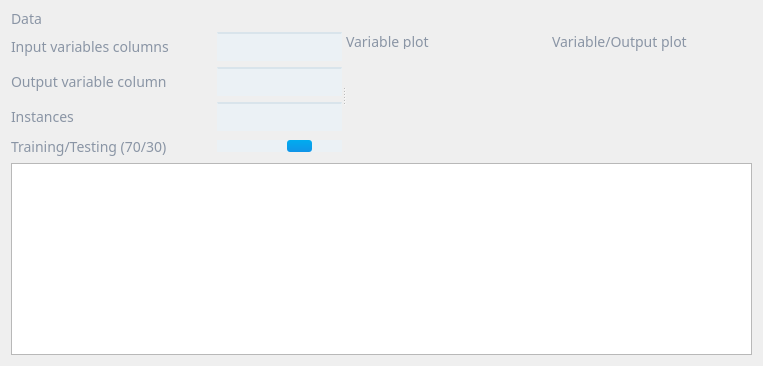
      <widget class="QWidget" name="pageData">
       <property name="styleSheet">
        <string notr="true">QWidget#pageData
{
background: rgb(255, 255, 255);
}

QLabel
{
color: rgb(138,149,165);
font-family: Dosis;
font-weight: medium;
font-size:14px;
}

QLineEdit
{
background: rgb(235,241,245);
border-top: 2px solid #d9e4eb;
padding: 2px;
font-family: Dosis;
font-weight: medium;
font-size:14px;
}

QSlider::groove:horizontal {
background: rgb(235,241,245);
height: 12px;
}

QSlider::handle:horizontal {
background: qlineargradient(spread:pad, x1:0, y1:0, x2:0, y2:1, stop:0 rgba(0, 172, 239, 255), stop:1 rgba(16, 148, 232, 255));
width: 25px;
border-radius: 3px;
}

QHeaderView::section
{
background: rgb(111,125,149);
color: rgb(255,255,255);
border: 1px solid #bdc3ce;
font-family: Dosis;
font-weight: medium;
font-size:14px;
}

QTableView::item:selected
{
background: qlineargradient(spread:pad, x1:0, y1:0, x2:0, y2:1, stop:0 rgba(133, 43, 153, 255), stop:1 rgba(116, 29, 136, 255));
}
QTableView::item:hover
{
background: rgba(133, 43, 153, 100);
}

QTableView::row:hover
{
background: rgba(133, 43, 153, 100);
}

QScrollBar
{
background: rgb(244, 244, 244);
}
QScrollBar::handle:vertical {
background: rgb(138, 149, 165);
min-height: 20px;
}

QScrollBar::add-line:vertical {
height: 0px;
subcontrol-position: bottom;
subcontrol-origin: margin;
}
QScrollBar::sub-line:vertical {
height: 0px;
subcontrol-position: top;
subcontrol-origin: margin;
}

QScrollBar::handle:horizontal {
background: rgb(138, 149, 165);
min-width: 20px;
}

QScrollBar::add-line:horizontal {
height: 0px;
subcontrol-position: bottom;
subcontrol-origin: margin;
}
QScrollBar::sub-line:horizontal {
height: 0px;
subcontrol-position: top;
subcontrol-origin: margin;
}</string>
       </property>
       <layout class="QGridLayout" name="gridLayout_13">
        <item row="0" column="0">
         <layout class="QVBoxLayout" name="verticalLayout">
          <item>
           <widget class="QLabel" name="label_3">
            <property name="maximumSize">
             <size>
              <width>16777215</width>
              <height>15</height>
             </size>
            </property>
            <property name="text">
             <string>Data</string>
            </property>
           </widget>
          </item>
          <item>
           <widget class="QSplitter" name="splitter_5">
            <property name="orientation">
             <enum>Qt::Horizontal</enum>
            </property>
            <widget class="QWidget" name="layoutWidget">
             <layout class="QGridLayout" name="gridLayout_2">
              <item row="3" column="0">
               <widget class="QLabel" name="label_4">
                <property name="text">
                 <string>Instances</string>
                </property>
               </widget>
              </item>
              <item row="2" column="0">
               <widget class="QLabel" name="label_2">
                <property name="text">
                 <string>Output variable column</string>
                </property>
               </widget>
              </item>
              <item row="1" column="0">
               <widget class="QLabel" name="label">
                <property name="minimumSize">
                 <size>
                  <width>200</width>
                  <height>0</height>
                 </size>
                </property>
                <property name="text">
                 <string>Input variables columns</string>
                </property>
               </widget>
              </item>
              <item row="3" column="1">
               <widget class="QLineEdit" name="lineEdit_3"/>
              </item>
              <item row="1" column="1">
               <widget class="QLineEdit" name="lineEdit"/>
              </item>
              <item row="2" column="1">
               <widget class="QLineEdit" name="lineEdit_2"/>
              </item>
              <item row="4" column="0">
               <widget class="QLabel" name="label_5">
                <property name="text">
                 <string>Training/Testing (70/30)</string>
                </property>
               </widget>
              </item>
              <item row="4" column="1">
               <widget class="QSlider" name="horizontalSlider">
                <property name="minimum">
                 <number>1</number>
                </property>
                <property name="maximum">
                 <number>100</number>
                </property>
                <property name="value">
                 <number>70</number>
                </property>
                <property name="orientation">
                 <enum>Qt::Horizontal</enum>
                </property>
               </widget>
              </item>
             </layout>
            </widget>
            <widget class="QWidget" name="gridLayoutWidget">
             <layout class="QGridLayout" name="gridLayout_6">
              <item row="1" column="1">
               <widget class="QCustomPlot" name="variablePlot2" native="true">
                <property name="minimumSize">
                 <size>
                  <width>200</width>
                  <height>0</height>
                 </size>
                </property>
               </widget>
              </item>
              <item row="1" column="0">
               <widget class="QCustomPlot" name="variablePlot" native="true">
                <property name="minimumSize">
                 <size>
                  <width>200</width>
                  <height>0</height>
                 </size>
                </property>
               </widget>
              </item>
              <item row="0" column="0">
               <widget class="QLabel" name="label_29">
                <property name="maximumSize">
                 <size>
                  <width>16777215</width>
                  <height>15</height>
                 </size>
                </property>
                <property name="text">
                 <string>Variable plot</string>
                </property>
               </widget>
              </item>
              <item row="0" column="1">
               <widget class="QLabel" name="label_30">
                <property name="text">
                 <string>Variable/Output plot</string>
                </property>
               </widget>
              </item>
             </layout>
            </widget>
           </widget>
          </item>
          <item>
           <widget class="QTableView" name="tableView">
            <property name="alternatingRowColors">
             <bool>false</bool>
            </property>
            <property name="selectionMode">
             <enum>QAbstractItemView::SingleSelection</enum>
            </property>
            <property name="selectionBehavior">
             <enum>QAbstractItemView::SelectColumns</enum>
            </property>
           </widget>
          </item>
         </layout>
        </item>
       </layout>
      </widget>
